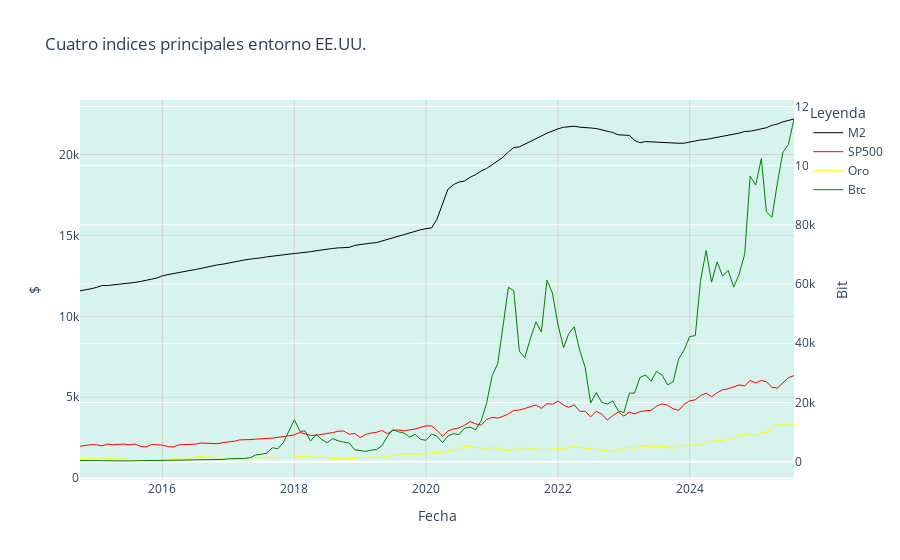

The code cell stored with this chart in its notebook:
### Code cell
#****graficamos con polty ayudado por la IA****************************************************

import numpy as np
import plotly.graph_objects as go
'''


plt.figure(figsize=(12, 6))  # Tamaño de la figura
x = df_m2['Fecha']
y1 = df_m2['m2']
y2 = df_sp['Precio_Cierre_SP500_USD']
y3 = df_oro['P_oro']
y4 = df_btc['P_btc']
# Graficar línea con personalización
plt.plot(x, (y1/10), label='Cuadrados', color='black', linestyle='solid', linewidth =0.5, marker = 'o', markersize =1, markerfacecolor ='black', markeredgecolor = 'black')
plt.plot(x, (y2), label='Cuadrados', color='red', linestyle='solid', linewidth =0.5, marker = 'o', markersize =1, markerfacecolor ='red', markeredgecolor = 'red')
plt.plot(x, (y3), label='Cuadrados', color='orange', linestyle='solid', linewidth =0.5, marker = 'o', markersize =1, markerfacecolor ='orange', markeredgecolor = 'orange')
plt.plot(x, (y4/10), label='Cuadrados', color='green', linestyle='solid', linewidth =0.5, marker = 'o', markersize =1, markerfacecolor ='green', markeredgecolor = 'green')





'''

plt.style.use("bmh")
plt.figure(figsize=(12, 12))  # Tamaño de la figura
# Dominio de las funciones

x = df_m2['Fecha']
y1 = df_m2['m2']
y22 = df_sp['Precio_Cierre_SP500_USD']
y3 = df_oro['P_oro']
y4 = df_btc['P_btc']

# Crea cada traza para la gráfica
fig = go.Figure()
fig.add_trace(go.Scatter(x=x, y=y1, mode='lines', name='M2',  line=dict(color='black', width=1)))
fig.add_trace(go.Scatter(x=x, y=y22, mode='lines', name='SP500', line=dict(color='red', width=1)))
fig.add_trace(go.Scatter(x=x, y=y3, mode='lines', name='Oro', line=dict(color='yellow', width=1)))
fig.add_trace(go.Scatter(x=x, y=y4, mode='lines', name='Btc', line=dict(color='green', width=1), yaxis='y2'))


# pintar con indice a parte
#fig.add_trace(go.Scatter(x=[1,2,3], y=[10,40,90], name='var2', yaxis='y2'))




# Personaliza el gráfico (opcional)
fig.update_layout(
    xaxis=dict(showgrid=True, gridcolor='lightgray', gridwidth=1),
    yaxis=dict(showgrid=True, gridcolor='lightgray', gridwidth=1),
    yaxis2=dict( title="Bit", overlaying='y',side='right'), #
    title='Cuatro indices principales entorno EE.UU.',
    xaxis_title='Fecha',
    yaxis_title='$',
    legend_title='Leyenda'
)




fig.update_layout(plot_bgcolor="#D7F3ED")

fig.show()

### Figure 1 — Plotly figure (JSON) as saved in the notebook; plotly's stock layout.template omitted (floating-point values rounded to 4 significant figures; data arrays with more than 128 entries replaced by an {"elided": "..."} marker saying what was removed)
{"data": [{"line": {"color": "black", "width": 1}, "mode": "lines", "name": "M2", "type": "scatter", "x": {"elided": "131 str values"}, "y": {"elided": "131 float values"}}, {"line": {"color": "red", "width": 1}, "mode": "lines", "name": "SP500", "type": "scatter", "x": {"elided": "131 str values"}, "y": {"elided": "131 float values"}}, {"line": {"color": "yellow", "width": 1}, "mode": "lines", "name": "Oro", "type": "scatter", "x": {"elided": "131 str values"}, "y": {"elided": "131 float values"}}, {"line": {"color": "green", "width": 1}, "mode": "lines", "name": "Btc", "type": "scatter", "x": {"elided": "131 str values"}, "y": {"elided": "131 float values"}, "yaxis": "y2"}], "layout": {"legend": {"title": {"text": "Leyenda"}}, "plot_bgcolor": "#D7F3ED", "title": {"text": "Cuatro indices principales entorno EE.UU."}, "xaxis": {"gridcolor": "lightgray", "gridwidth": 1, "showgrid": true, "title": {"text": "Fecha"}}, "yaxis": {"gridcolor": "lightgray", "gridwidth": 1, "showgrid": true, "title": {"text": "$"}}, "yaxis2": {"overlaying": "y", "side": "right", "title": {"text": "Bit"}}}}
